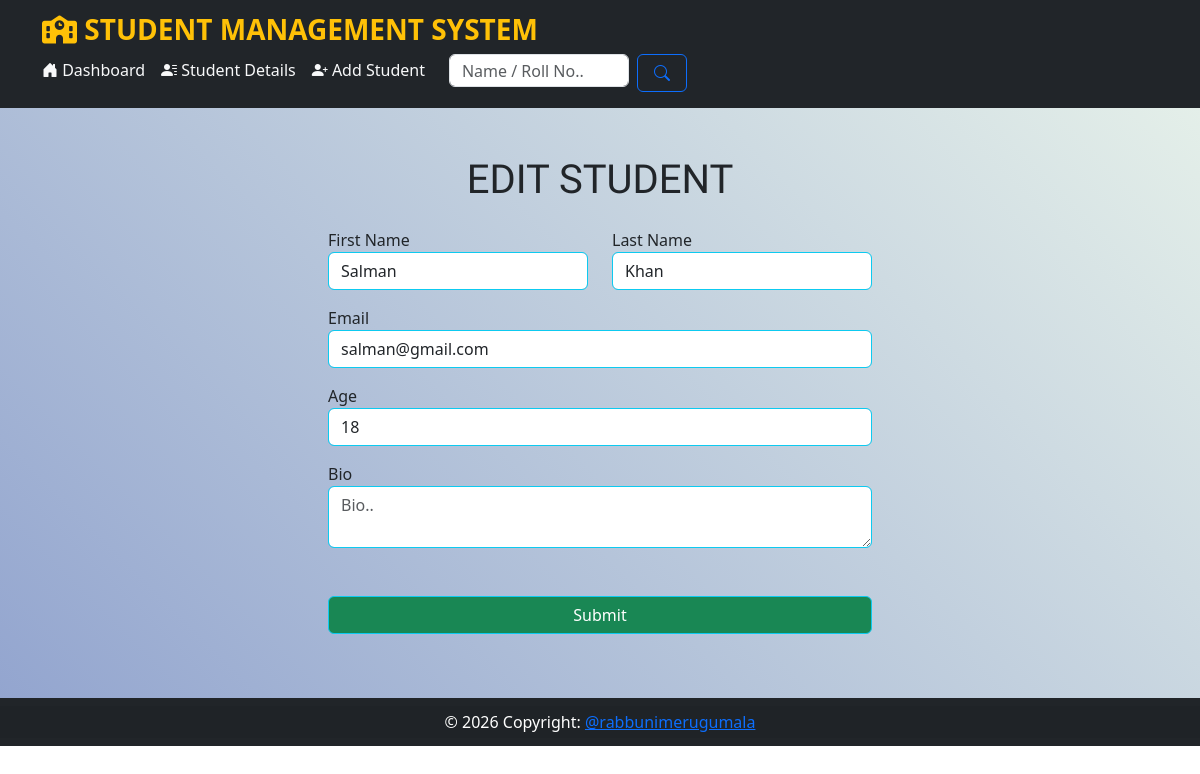
Before: /edit_student/3 with the older database file.
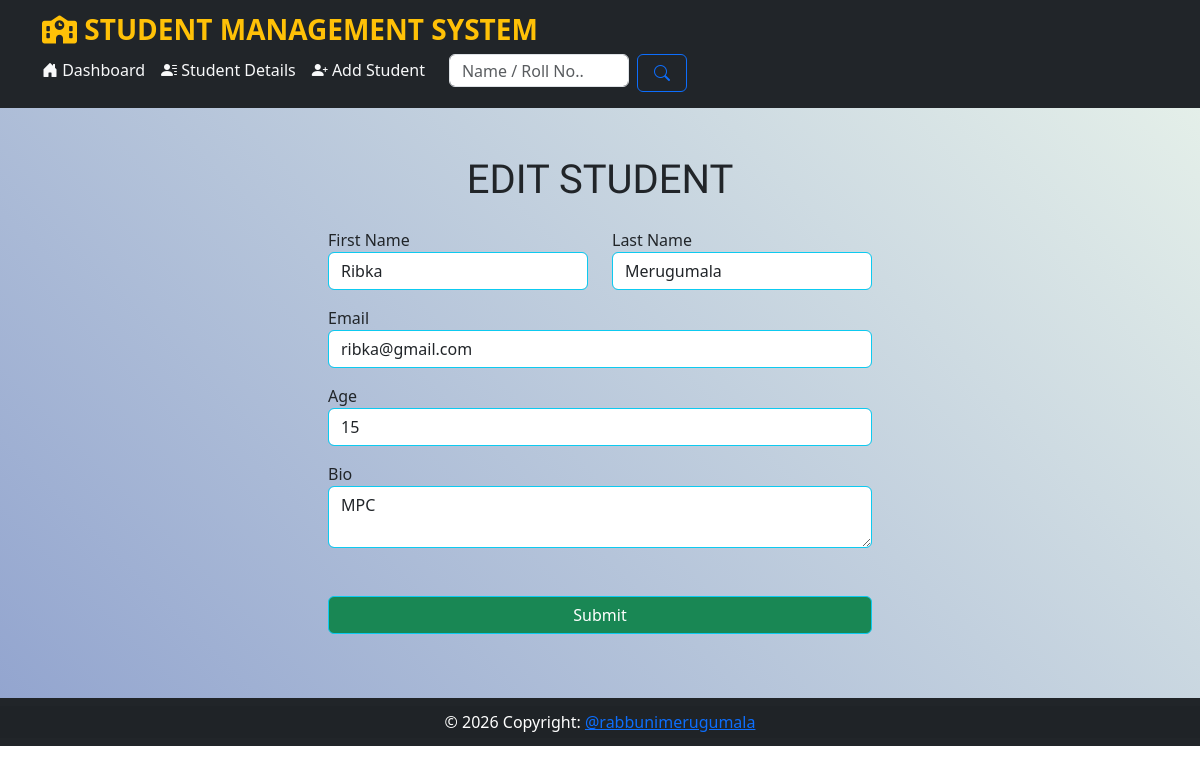
After: the same page with the newer database file.
### main.py (models this page shows)
class Student(db.Model):
    id = db.Column(db.Integer, primary_key=True)
    first_name = db.Column(db.String(100), nullable=False)
    last_name = db.Column(db.String(100), nullable=False)
    email = db.Column(db.String(80), unique=True, nullable=False)
    age = db.Column(db.Integer)
    created_at = db.Column(db.DateTime(timezone=True), server_default=func.now())
    bio = db.Column(db.Text)

### main.py (the view, shortened to what this page needs)
@app.route('/edit_student/<int:student_id>', methods=('GET', 'POST'))
def edit_student(student_id):
    student = Student.query.get_or_404(student_id)
    return render_template('edit_student.html', student=student)

### templates/edit_student.html (shortened to what this page needs)
{% extends 'base.html' %}
{% block content %}
<div style="background-image: linear-gradient(45deg, #93a5cf 0%, #e4efe9 100%);">
    <h1 style="font-family: 'Aclonica';font-size: 40px" class="text-center pt-5">EDIT STUDENT</h1>
    <form method="post" class="container col-md-6">
        <div class="p-3">
            <div class="row">
                <div class="col mb-3">
                    <label for="first_name">First Name</label>
                    <input value="{{student.first_name}}" type="text" class="form-control border border-info"
                           placeholder=" Student First Name.."
                           aria-label="First name" name="first_name" id="first_name" required>
                </div>
                <div class="col mb-3">
                    <label for="last_name">Last Name</label>
                    <input value="{{student.last_name}}" type="text" class="form-control border border-info"
                           placeholder=" Student Last Name.."
                           aria-label="Last name" name="last_name" id="last_name" required>
                </div>
            </div>
            <div class="mb-3">
                <label for="email">Email</label>
                <input value="{{student.email}}" type="email" class="form-control  border-info "
                       placeholder=" Student Email.." name="email"
                       id="email" required>
            </div>
            <div class="mb-3">
                <label for="age">Age</label>
                <input value="{{student.age}}" type="text" class="form-control border border-info"
                       placeholder=" Student Age.." name="age" id="age" required>
            </div>
            <label for="bio">Bio</label>
            <br>
            <textarea name="bio"
                      id="bio"
                      placeholder="Bio.."
                      class="form-control mb-5 border border-info"
            >{{student.bio}}</textarea>
            <div class="d-grid my-5">
                <button class="btn btn-success border border-info " type="submit">Submit</button>
            </div>
        </div>
    </form>
</div>
{% endblock %}

### templates/base.html (shortened to what this page needs)
<!doctype html>
<html lang="en">
<head>
    <link rel="stylesheet" href="{{ url_for('static', filename='styles/style.css') }}">
    <link rel="stylesheet" href="https://cdn.jsdelivr.net/npm/bootstrap@5.3.3/dist/css/bootstrap.min.css"/>
    <link rel="stylesheet" href="https://cdn.jsdelivr.net/npm/bootstrap-icons@1.11.3/font/bootstrap-icons.min.css">
    <link rel="stylesheet" href="https://cdnjs.cloudflare.com/ajax/libs/font-awesome/6.6.0/css/all.min.css"
/>
</head>
<body>
<div style="">
    <nav class="navbar navbar-light bg-dark py-2">
        <div class="container ">
            <a class="nav-link fw-semibold fs-3 text-warning" href="{{url_for('index')}}"><i
                    class="fa-solid fa-school "></i> STUDENT
                MANAGEMENT SYSTEM</a>
            <div class="collapse  d-flex justify-content-end" id="navbarNav">
                <ul class="nav nav-underline">
                    <li class="nav-item">
                        <a class="nav-link  {{'active text-primary' if request.path == '/' else 'text-light' }}"
                           href="{{url_for('index')}}"><i
                                class="bi bi-house-door-fill {{'active text-warning' if request.path == '/' else 'text-light' }}"></i>
                            Dashboard</a>
                    </li>
                    <li class="nav-item">
                        <a class="nav-link {{'active text-primary' if request.path == '/students' else 'text-light'}}"
                           href="{{url_for('students')}}"><i
                                class="bi bi-person-lines-fill {{'active text-warning' if request.path == '/students' else 'text-light'}}"></i>
                            Student Details</a>
                    </li>
                    <li class="nav-item">
                        <a class="nav-link {{'active text-primary' if request.path == '/add_student/' else 'text-light'}}"
                           href="{{url_for('add_student')}}"> <i
                                class="bi bi-person-plus-fill {{'active text-warning' if request.path == '/add_student/' else 'text-light'}}"></i>
                            Add Student</a>
                    </li>
                    <li class="nav-item">
                        <form method="post" action="{{url_for('search_student')}}" class="d-flex" role="search">
                            <input class="form-control mb-2 my-1 mx-2" type="search" name="query"
                                   placeholder="Name / Roll No.."
                                   aria-label="Search"
                                   style="width:180px; height:33px;">
                            <button class="btn btn-outline-primary px-3 my-1 mb-2" type="submit"><i
                                    class="bi bi-search"></i></button>
                        </form>
                    </li>
                </ul>
            </div>
        </div>
    </nav>
</div>
{% block content %} {% endblock %}
<footer class="bg-dark text-center text-lg-start py-2 ">
    <div class="text-center p-1 text-white" style="background-color: rgba(0, 0, 0, 0.05);">
        &copy; 2026 Copyright:
        <a class="text-body-primary" href="#">@rabbunimerugumala</a>
    </div>
</footer>
</body>
</html>

### static/styles/style.css (style rules this page uses)
* { margin:0; padding:0; }

Changed rows visible on the page:
changed Student: first_name "Salman" → "Ribka"; last_name "Khan" → "Merugumala"; email "salman@gmail.com" → "ribka@gmail.com"; age "18" → "15"; bio (not shown) → "MPC"
